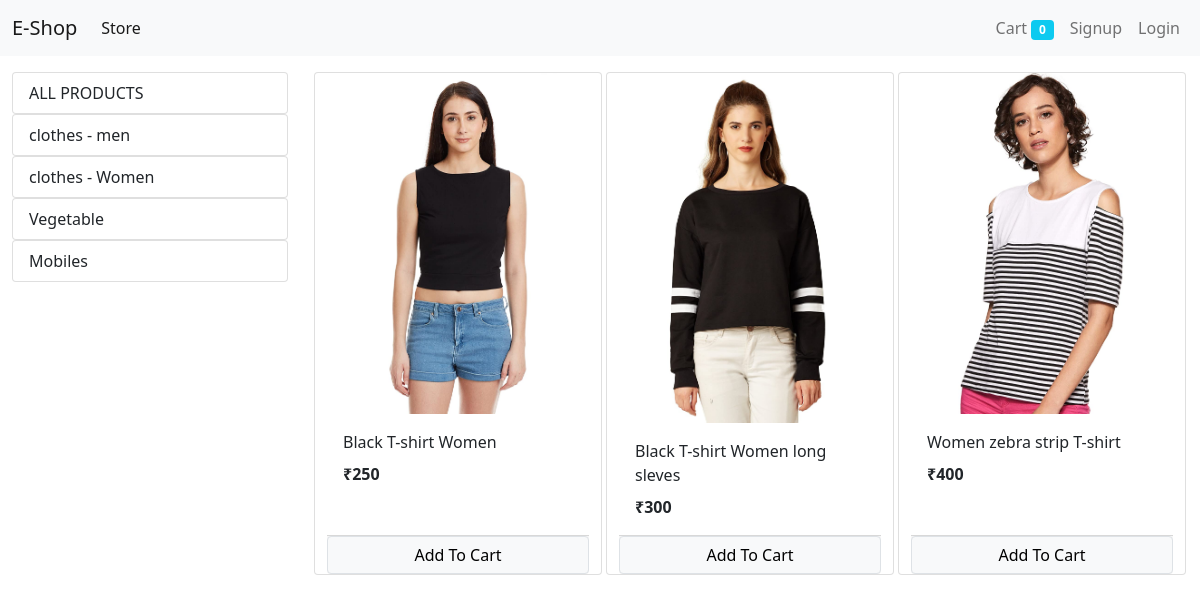
The app's page /?category=2 with its own data.
### store/models/category.py (models this page shows, shortened)
class Category(models.Model):
    name = models.CharField(max_length=20)
    @staticmethod
    def get_all_categories():
        return Category.objects.all()

### store/models/product.py (models this page shows, shortened)
class Product(models.Model):
    name = models.CharField(max_length=50)
    price = models.IntegerField(default=0)
    category = models.ForeignKey(Category , on_delete= models.CASCADE , default = 1)
    description = models.CharField(max_length=200, default=' ', null = True , blank=True)
    image = models.ImageField(upload_to='uploads/products/' )
    @staticmethod
    def get_all_product_by_categoryid(category_id):
        if category_id:
         return Product.objects.filter(category = category_id)
        else:
            return Product.objects.all();

### store/views/home.py (the view, shortened to what this page needs)
# urls.py: path('', Index.as_view() ,name='homepage'),
class Index(View):
    def get(self, request):
        cart = request.session.get('cart')
        if not cart:
            request.session['cart'] = {}
        products = None
        categories = Category.get_all_categories()
        categoryId = request.GET.get('category')
        if categoryId:
                products = Product.get_all_product_by_categoryid(categoryId)
        else:
                products = Product.get_all_products()
        data = {}
        data['products'] = products
        data['categories'] = categories
        print('You are' , request.session.get('email'))
        return render(request, 'index.html', data)

### store/templatetags/cart.py (called while the page is built)
@register.filter(name = 'is_in_cart')
def is_in_cart(product , cart):
    keys = cart.keys()
    for id in keys:
        if int(id) == product.id:
           return True
    return False

### store/templatetags/custom_filters.py (called while the page is built)
@register.filter(name = 'currency')
def currency(number):
    return "₹"+str(number)

### store/Templates/index.html (shortened to what this page needs)
{% extends 'base.html' %} {% block content %} {% load cart %} {% load custom_filters %}
<div class="container-fluid mt-3">
    <div class="row">
        <div class="col-lg-3 mx-auto">
            <div class="list-group">
                <a href="/" class="list-group-item list-group-item-action">ALL PRODUCTS</a>
            </div>
            {% for category in categories%}
            <div class="list-group">
                <a href="/?category={{category.id}}" class="list-group-item list-group-item-action">{{category.name}}</a>
            </div>
            {% endfor %}
        </div>
        <div id="products" class="col-lg-9 mx-auto">
            <div class="row mx-auto">
                {% for product in products%}
                <div class="card mx-auto mb-3" style="width: 18rem" id={{product.id}}>
                    <img src="{{product.image.url}}" class="card-img-top" alt="..." />
                    <div class="card-body">
                        <p class="card-title">{{product.name}}</p>
                        <p class="card-text"><b>{{product.price|currency}}</b></p>
                    </div>
                    <div class="card-footer p-0 no-gutters">
                        {% if product|is_in_cart:request.session.cart %}
                        <div class="row no-gutters">
                            <form action="/#{{product.id}}" method="post" class="col-2">
                                {% csrf_token %}
                                <input hidden type="text" name="product" value="{{product.id}}" />
                                <input hidden type="text" name="remove" value="True" />
                                <input type="submit" value="-" class=" btn btn-block btn-secondary" />
                            </form>
                            <div class="text-center col">{{product|cart_quantity:request.session.cart}} in Cart</div>
                            <form action="/#{{product.id}}" method="post" class="col-2">
                                {% csrf_token %}
                                <input hidden type="text" name="product" value="{{product.id}}" />
                                <input type="submit" value="+" class=" btn btn-block btn-secondary" />
                            </form>
                        </div>
                        {% else %}
                        <form action="/#{{product.id}}" method="POST" class="btn-block">
                            <input type="submit" class="btn btn-light border form-control" value="Add To Cart" />
                        </form>
                        {% endif %}
                    </div>
                </div>
                {% endfor %}
            </div>
        </div>
    </div>
</div>
{% endblock %}

### records on screen
Category: name "clothes - men"
Category: name "clothes - Women"
Category: name "Vegetable"
Category: name "Mobiles"
Product: image (picture), name "Black T-shirt Women", price "₹250"
Product: image (picture), name "Black T-shirt Women long sleves", price "₹300"
Product: image (picture), name "Women zebra strip T-shirt", price "₹400"

### other values on screen
{{ request.session.cart.keys|length }} "0"
